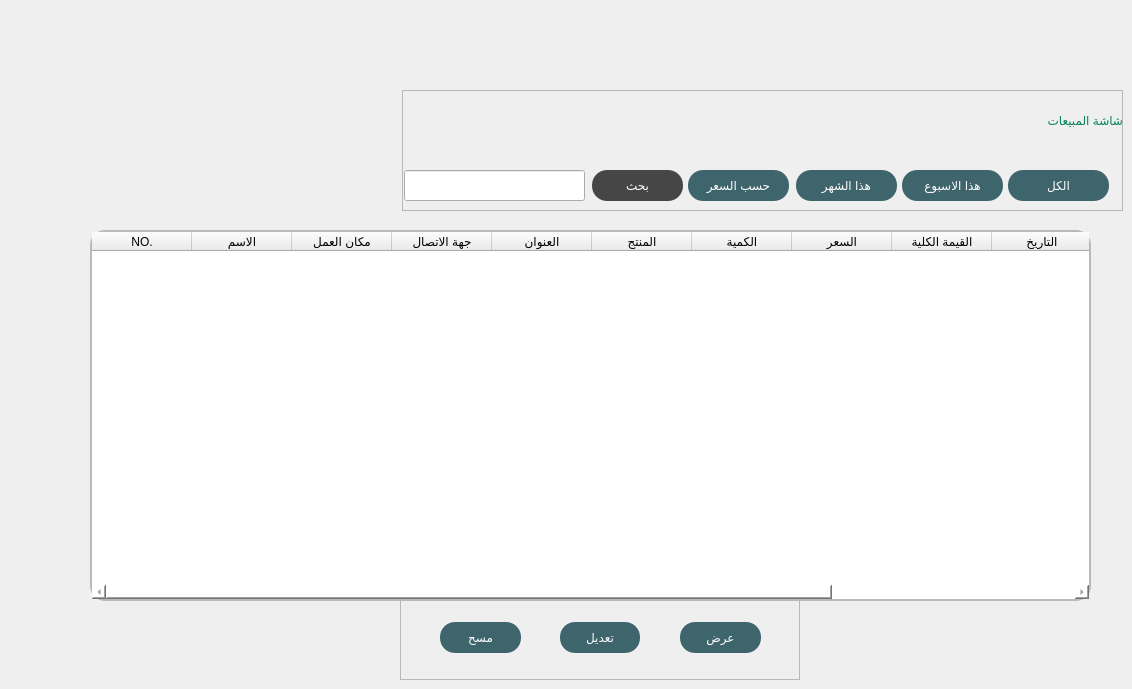
    <widget class="QWidget" name="page_3">
     <widget class="QTableWidget" name="tableWidget2">
      <property name="geometry">
       <rect>
        <x>90</x>
        <y>230</y>
        <width>1001</width>
        <height>371</height>
       </rect>
      </property>
      <property name="styleSheet">
       <string notr="true">QTableWidget{
background-color: rgb(255, 255, 255);
	font: 12pt &quot;MS Shell Dlg 2&quot;;
	color: rgb(65, 65, 65);
border-style:solid;
border-width:2px;
border-radius:15px;
	border-color: rgb(185, 185, 185);
}
QTableWidget::item:selected{
background-color: rgb(68, 68, 68);
	font: 12pt &quot;MS Shell Dlg 2&quot;;
	color: rgb(255, 255, 255);
}
QScrollBar{
background-color: rgb(255, 255, 255);
color: rgb(95, 95, 95);

}</string>
      </property>
      <column>
       <property name="text">
        <string>NO.</string>
       </property>
      </column>
      <column>
       <property name="text">
        <string>الاسم</string>
       </property>
      </column>
      <column>
       <property name="text">
        <string>مكان العمل</string>
       </property>
      </column>
      <column>
       <property name="text">
        <string>جهة الاتصال</string>
       </property>
      </column>
      <column>
       <property name="text">
        <string>العنوان</string>
       </property>
      </column>
      <column>
       <property name="text">
        <string>المنتج</string>
       </property>
      </column>
      <column>
       <property name="text">
        <string>الكمية</string>
       </property>
      </column>
      <column>
       <property name="text">
        <string>السعر</string>
       </property>
      </column>
      <column>
       <property name="text">
        <string>القيمة الكلية</string>
       </property>
      </column>
      <column>
       <property name="text">
        <string>التاريخ</string>
       </property>
      </column>
      <column>
       <property name="text">
        <string>جدول التحصيل</string>
       </property>
      </column>
      <column>
       <property name="text">
        <string>متحصل</string>
       </property>
      </column>
     </widget>
     <widget class="QFrame" name="frame_3">
      <property name="geometry">
       <rect>
        <x>400</x>
        <y>600</y>
        <width>400</width>
        <height>80</height>
       </rect>
      </property>
      <property name="styleSheet">
       <string notr="true">QPushButton{
background-color: rgb(62, 100, 108);
border:0px;
border-radius:15px;
	color: rgb(255, 255, 255);
	
	font: 14pt &quot;Ara Hamah Kilania&quot;;
}
QPushButton:pressed  {
background-color: rgb(150,150,150);
}</string>
      </property>
      <property name="frameShape">
       <enum>QFrame::StyledPanel</enum>
      </property>
      <property name="frameShadow">
       <enum>QFrame::Raised</enum>
      </property>
      <widget class="QPushButton" name="VIEW">
       <property name="geometry">
        <rect>
         <x>280</x>
         <y>22</y>
         <width>81</width>
         <height>31</height>
        </rect>
       </property>
       <property name="text">
        <string>عرض</string>
       </property>
      </widget>
      <widget class="QPushButton" name="EDIT">
       <property name="geometry">
        <rect>
         <x>160</x>
         <y>22</y>
         <width>80</width>
         <height>31</height>
        </rect>
       </property>
       <property name="text">
        <string>تعديل</string>
       </property>
      </widget>
      <widget class="QPushButton" name="DELETE">
       <property name="geometry">
        <rect>
         <x>40</x>
         <y>22</y>
         <width>81</width>
         <height>31</height>
        </rect>
       </property>
       <property name="text">
        <string>مسح</string>
       </property>
      </widget>
     </widget>
     <widget class="QFrame" name="frame_11">
      <property name="geometry">
       <rect>
        <x>402</x>
        <y>90</y>
        <width>721</width>
        <height>121</height>
       </rect>
      </property>
      <property name="styleSheet">
       <string notr="true">QPushButton{
background-color: rgb(62, 100, 108);
border:0px;
border-radius:15px;
	color: rgb(255, 255, 255);
	
	font: 14pt &quot;Ara Hamah Kilania&quot;;
}
QPushButton:pressed  {
background-color: rgb(200,200,200);
}
</string>
      </property>
      <property name="frameShape">
       <enum>QFrame::StyledPanel</enum>
      </property>
      <property name="frameShadow">
       <enum>QFrame::Raised</enum>
      </property>
      <widget class="QPushButton" name="THISWEEK">
       <property name="geometry">
        <rect>
         <x>500</x>
         <y>80</y>
         <width>101</width>
         <height>31</height>
        </rect>
       </property>
       <property name="text">
        <string>هذا الاسبوع</string>
       </property>
      </widget>
      <widget class="QPushButton" name="THISMONTH">
       <property name="geometry">
        <rect>
         <x>394</x>
         <y>80</y>
         <width>101</width>
         <height>31</height>
        </rect>
       </property>
       <property name="text">
        <string>هذا الشهر</string>
       </property>
      </widget>
      <widget class="QPushButton" name="PRICING">
       <property name="geometry">
        <rect>
         <x>286</x>
         <y>80</y>
         <width>101</width>
         <height>31</height>
        </rect>
       </property>
       <property name="text">
        <string>حسب السعر</string>
       </property>
      </widget>
      <widget class="QPushButton" name="SEARCH">
       <property name="geometry">
        <rect>
         <x>190</x>
         <y>80</y>
         <width>91</width>
         <height>31</height>
        </rect>
       </property>
       <property name="styleSheet">
        <string notr="true">QPushButton{background-color: rgb(70, 70, 70);}

QPushButton:pressed  {
background-color: rgb(150,150,150,100);
}
</string>
       </property>
       <property name="text">
        <string>بحث</string>
       </property>
      </widget>
      <widget class="QPushButton" name="ALL">
       <property name="geometry">
        <rect>
         <x>606</x>
         <y>80</y>
         <width>101</width>
         <height>31</height>
        </rect>
       </property>
       <property name="text">
        <string>الكل</string>
       </property>
      </widget>
      <widget class="QLabel" name="label_23">
       <property name="geometry">
        <rect>
         <x>450</x>
         <y>10</y>
         <width>271</width>
         <height>41</height>
        </rect>
       </property>
       <property name="styleSheet">
        <string notr="true">font: 57 24pt &quot;BoutrosMBCDinkum&quot;;
color: rgb(5, 131, 89);</string>
       </property>
       <property name="text">
        <string>شاشة المبيعات</string>
       </property>
      </widget>
      <widget class="QLineEdit" name="SEARCHLINE">
       <property name="geometry">
        <rect>
         <x>2</x>
         <y>80</y>
         <width>181</width>
         <height>31</height>
        </rect>
       </property>
      </widget>
     </widget>
    </widget>
